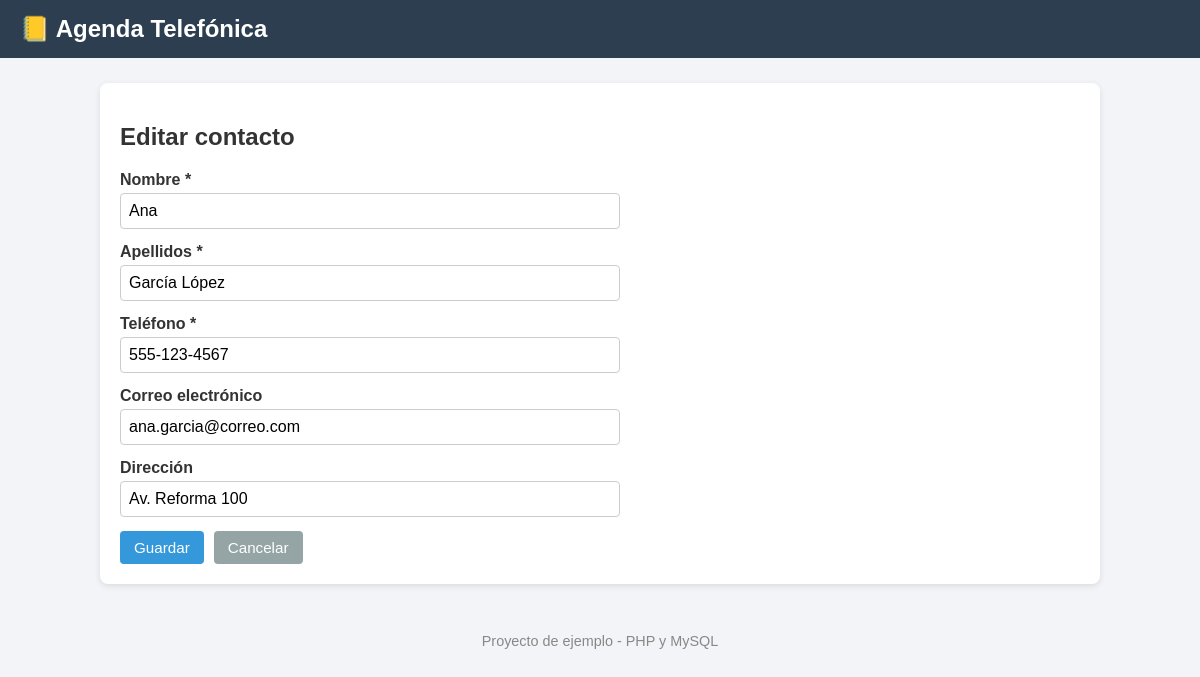
Screenshot of /editar.php?id=1 with the database file from the repository.
### tables this page shows
CREATE TABLE IF NOT EXISTS contactos (
    id              INT UNSIGNED AUTO_INCREMENT PRIMARY KEY,
    nombre          VARCHAR(50)  NOT NULL,
    apellidos       VARCHAR(80)  NOT NULL,
    telefono        VARCHAR(20)  NOT NULL,
    email           VARCHAR(100) DEFAULT NULL,
    direccion       VARCHAR(150) DEFAULT NULL,
    fecha_registro  TIMESTAMP    DEFAULT CURRENT_TIMESTAMP
);

### includes/conexion.php (called while the page is built, shortened)
<?php
function e(?string $texto): string
{
    return htmlspecialchars($texto ?? '', ENT_QUOTES, 'UTF-8');
}

### includes/formulario.php (the view, shortened to what this page needs)
<form method="post" class="formulario">
    <label>Nombre *
        <input type="text" name="nombre" maxlength="50" required value="<?= e($contacto['nombre']) ?>">
    </label>
    <label>Apellidos *
        <input type="text" name="apellidos" maxlength="80" required value="<?= e($contacto['apellidos']) ?>">
    </label>
    <label>Teléfono *
        <input type="tel" name="telefono" maxlength="20" required value="<?= e($contacto['telefono']) ?>">
    </label>
    <label>Correo electrónico
        <input type="email" name="email" maxlength="100" value="<?= e($contacto['email']) ?>">
    </label>
    <label>Dirección
        <input type="text" name="direccion" maxlength="150" value="<?= e($contacto['direccion']) ?>">
    </label>
    <div class="acciones">
        <button type="submit" class="btn">Guardar</button>
        <a href="index.php" class="btn secundario">Cancelar</a>
    </div>
</form>

### css/estilos.css (style rules this page uses)
* { box-sizing: border-box; }
body { margin: 0; font-family: Arial, Helvetica, sans-serif; background: #f2f4f7; color: #333; }
.btn { display: inline-block; padding: 8px 14px; background: #3498db; color: #fff; border: none; border-radius: 4px; text-decoration: none; font-size: .95em; cursor: pointer; }
.btn.secundario { background: #95a5a6; }
input { padding: 8px; border: 1px solid #ccc; border-radius: 4px; font-size: 1em; width: 100%; }
.formulario { display: grid; gap: 14px; max-width: 500px; }
.formulario label { display: grid; gap: 4px; font-weight: bold; }
.formulario .acciones { display: flex; gap: 10px; }

### rows the page displays
contactos: nombre "Ana", apellidos "García López", telefono "555-123-4567", email "ana.garcia@correo.com", direccion "Av. Reforma 100"
